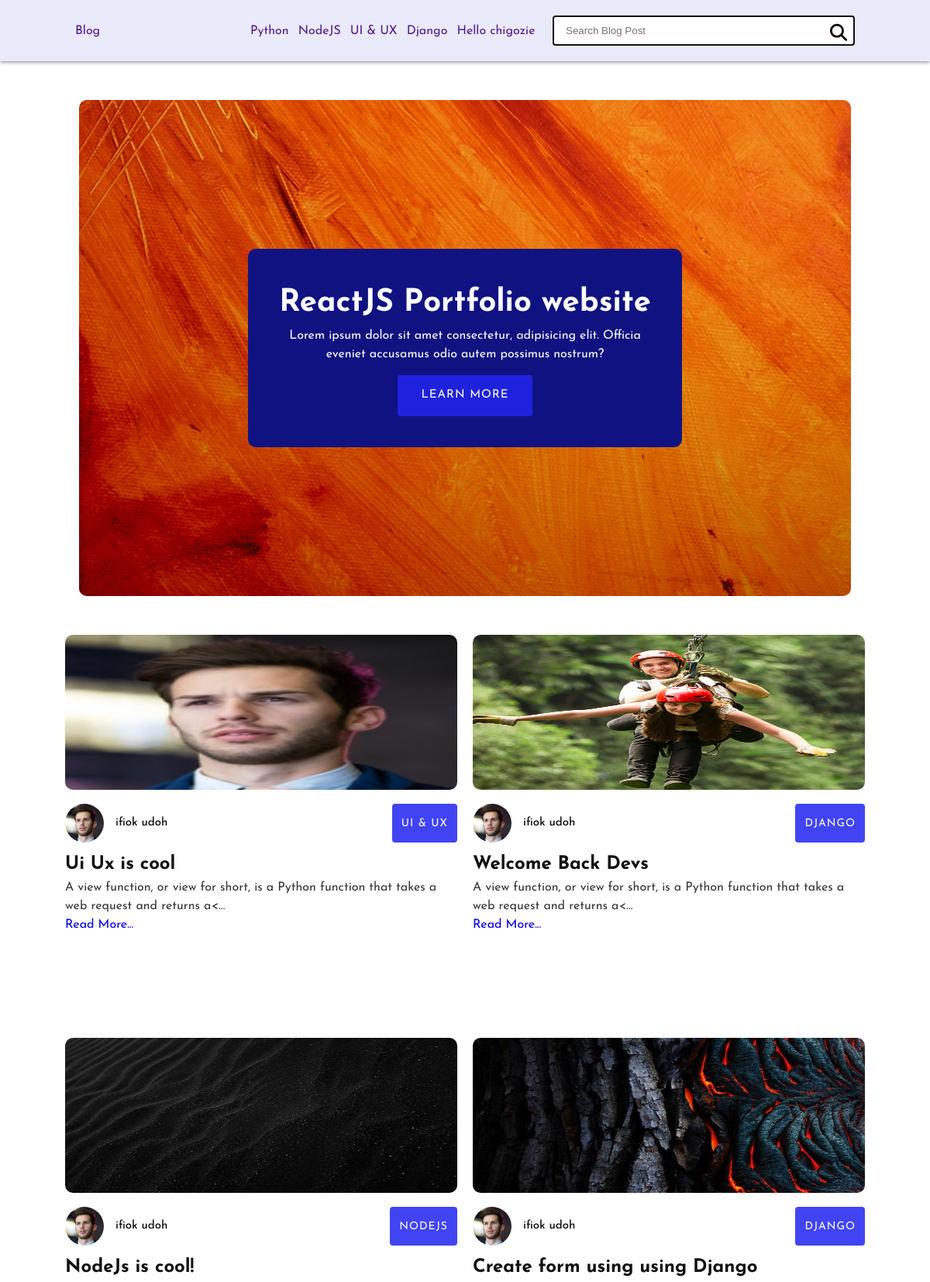
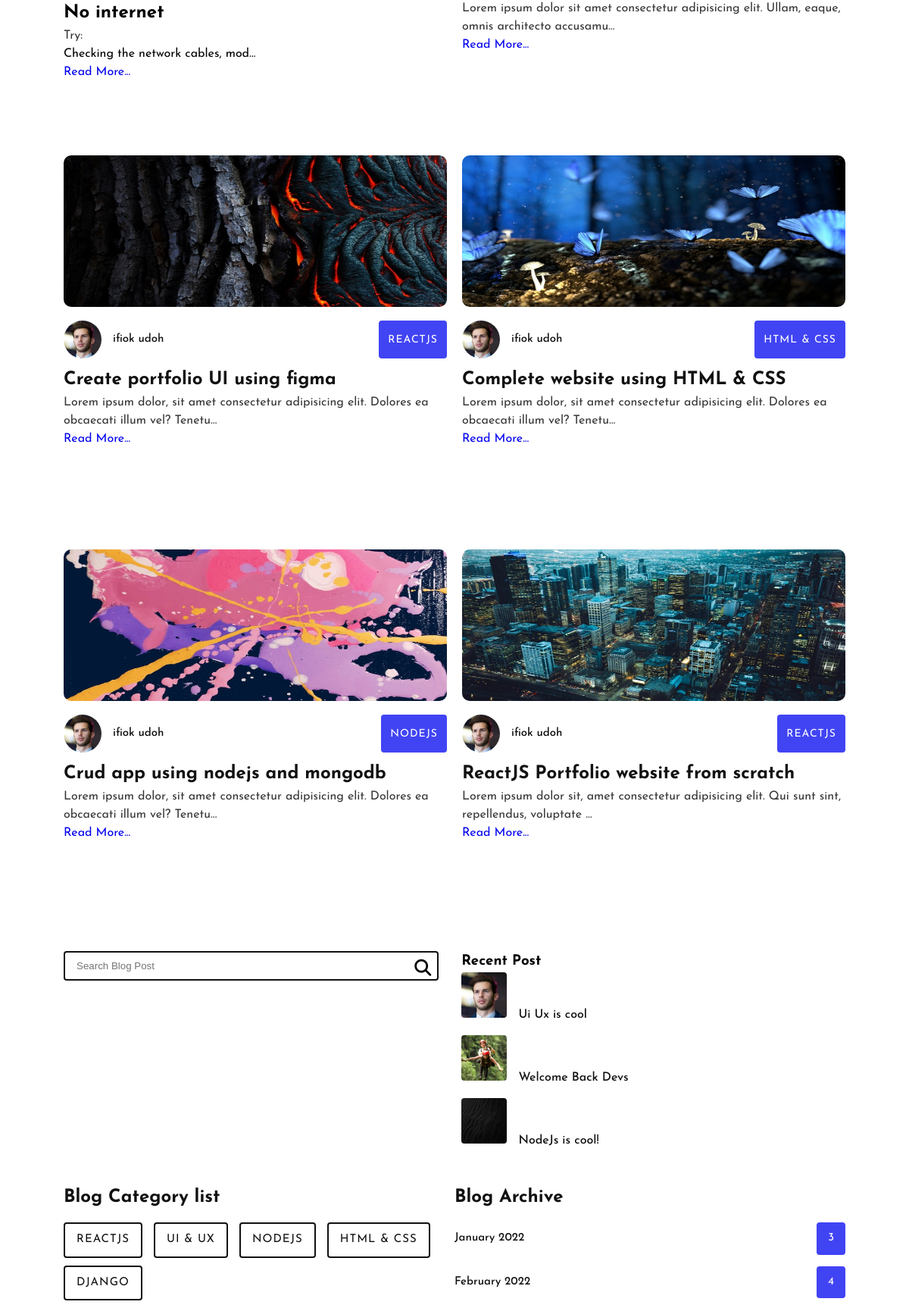
The page / (signed in, upper part) on the database its author committed (2 pictures, top to bottom).
### Blog/models.py (models this page shows, shortened)
class myuser(AbstractBaseUser, PermissionsMixin):
    email = models.EmailField(unique=True)
    first_name = models.CharField(max_length=40,blank=False)
    last_name = models.CharField(max_length=40,blank=False)
    date_joined = models.DateTimeField(auto_now_add=True)
    is_staff = models.BooleanField(default=False)
    is_active = models.BooleanField(default=True)
    USERNAME_FIELD = 'email'
    REQUIRED_FIELDS = ['first_name','last_name',]
    objects = CustomUserManager()
    def __str__(self):
        return f'{self.first_name} {self.last_name}'

class Post(models.Model):
    objects = models.Manager() # The default manager.
    published = PublishedManager() # Our custom manager.
    category = models.ForeignKey(Categories,on_delete=models.CASCADE,default='')
    STATUS_CHOICES = (
    ('draft', 'Draft'),
    ('published', 'Published'),
    )
    tags = TaggableManager()
    image = models.ImageField(upload_to='featured_image/%Y/%m/%d/',default = '')
    title = models.CharField(max_length=250)
    slug = models.SlugField(max_length=250, unique_for_date='publish')
    author = models.ForeignKey(BlogAuthor,on_delete=models.CASCADE,related_name='blog_posts')
    body= RichTextUploadingField()
    publish = models.DateTimeField(default=timezone.now)
    created = models.DateTimeField(auto_now_add=True)
    updated = models.DateTimeField(auto_now=True)
    status = models.CharField(max_length=10,choices=STATUS_CHOICES,default='draft')
    class Meta:
        ordering = ('-publish',)

class BlogAuthor(models.Model):
    user = models.OneToOneField(myuser, on_delete=models.CASCADE, blank=True, null=True)
    image = models.ImageField(upload_to="profile_pics/", blank=True, null=True)
    bio = models.TextField(blank=True, null=True)
    def __str__(self):
        return f'{self.user}'

class Categories(models.Model):
    title = models.CharField(max_length=100)
    def __str__(self):
        return f'{self.title}'

### Blog/views.py (the view)
# urls.py: path('',views.home,name='home'),
def home(request):
    posts = Post.objects.filter(status = 'published')
    recent_posts = posts[0:3]
    category = Categories.objects.all()
    return render(request,'Blog/home.html',{'posts':posts,'recent_posts':recent_posts,'category':category})

### Blog/templates/Blog/home.html (shortened to what this page needs)
{% extends 'Blog/index.html'%}
{% load static %}
{% block content %}
<section class="hero-section">
    <div class="mySlides fade">
        <div class="feature-text-wrapper">
            <div class="feature-text">
                <h2>ReactJS Portfolio website</h2>
                <p>Lorem ipsum dolor sit amet consectetur, adipisicing elit. Officia <br> eveniet accusamus odio autem possimus nostrum?</p>
                <a class="feature-post-btn" href="blog-details.html">Learn More</a>
            </div>
        </div>
    </div>
</section>
<section class="main-area-container">
    <div class="main-area-wrapper">
        <div class="blog-container">
            <div class="blog-container-wrapper">
                {% for data in posts %}
                    <div class="blog-card">
                        <img class="card-image" src="{{data.image.url}}" alt="">
                        <div class="blog-item">
                            <div class="blog-list-meta">
                                <a class="blog-author" href="#">
                                    <img src="{{data.author.image.url}}" alt="Blog Author">
                                    <span>{{data.author}}</span>
                                </a>
                                <a class="blog-category" href="#">{{data.category}}</a>
                            </div>
                            <div class="blog-text">
                                <h3>{{data.title}}</h3>
                                <p>{{ data.body|safe|truncatechars:100 }}</p>
                                <a class="blog-list-btn" href="{% url 'Post_Detail' data.id %}">Read More...</a>
                            </div>
                        </div>
                    </div>
                {% endfor %}
            </div>
        </div>
        <div class="blog-sidebar">
            <div class="sidebar-container-1">
                <div class="blog-search-sidebar">
                    <form action="{% url 'Search_Result' %}" method="POST">
                        <input name="query" type="search" placeholder="Search Blog Post" >
                        <button type="submit">
                            <i class="fa-solid fa-magnifying-glass"></i>
                        </button>
                    </form>
                </div>
                <div class="sidebar-widget recent-post">
                    <h3>Recent Post</h3>
                    {% for data in recent_posts %}
                        <div class="single-recent-post">
                            <a href="blog-details.html">
                                <img src="{{ data.image.url }}" alt="Recent Post">
                                <span>{{data.title}}</span>
                            </a>
                        </div>
                    {% endfor %}
                </div>
            </div>
            <div class="sidebar-container-2">
                <div class="blog-category-list">
                    <h3>Blog Category list</h3>
                    <ul>
                        {% for data in category %}
                        <li><a href="#">{{data.title}}</a></li>
                       {% endfor %}
                    </ul>
                </div>
                <div class="blog-archive-list">
                    <h3>Blog Archive</h3>
                    <ul>
                        <li>
                            <a href="#">
                                <span class="archive-date">January 2022</span>
                                <span class="archive-post-number">3</span>
                            </a>
                        </li>
                        <li>
                            <a href="#">
                                <span class="archive-date">February 2022</span>
                                <span class="archive-post-number">4</span>
                            </a>
                        </li>
                    </ul>
                </div>
            </div>
        </div>
    </div>
</section>
{% endblock %}

### Blog/templates/Blog/index.html (shortened to what this page needs)
{% load static %}
<!DOCTYPE html>
<html lang="en">
<head>
    <link rel="stylesheet" href="{% static 'css/index.css' %}">
    <link rel="stylesheet" href="https://cdnjs.cloudflare.com/ajax/libs/font-awesome/6.2.0/css/all.min.css" />
</head>
<body >
    <header class="header-area">
        <div class="container">
            <div class="logo">
                <a href="">Blog</a>
            </div>
            <div class="nav-block">
                <div class="navigation--item">
                   <a href="">Python</a>
                    <a href="">NodeJS</a>
                    <a href="">UI & UX</a>
                    <a href="">Django</a>
                    <a href="">Hello {{user.first_name}}</a>
                </div>
                <div class="blog-search">
                    <form action="{% url 'Search_Result' %}" method="POST">
                        <input name="query" type="search" placeholder="Search Blog Post" >
                        <button type="submit">
                            <i class="fa-solid fa-magnifying-glass"></i>
                        </button>
                    </form>
                </div>
            </div>
        </div>
    </header>
    {% block content %}
    {% endblock %}
</body>
</html>

### rows shown on the page
myuser: first_name "chigozie"
Post: image (picture), author.image (picture), author "ifiok udoh", category "UI & UX", title "Ui Ux is cool", body "A view function, or view for short, is a Python function that takes a web request and returns a<…"
Post: image (picture), author.image (picture), author "ifiok udoh", category "DJANGO", title "Welcome Back Devs", body "A view function, or view for short, is a Python function that takes a web request and returns a<…"
Post: image (picture), author.image (picture), author "ifiok udoh", category "NODEJS", title "NodeJs is cool!", body "No internet Try: Checking the network cables, mod…"
Post: image (picture), author.image (picture), author "ifiok udoh", category "DJANGO", title "Create form using using Django", body "Lorem ipsum dolor sit amet consectetur adipisicing elit. Ullam, eaque, omnis architecto accusamu…"
Post: image (picture), author.image (picture), author "ifiok udoh", category "REACTJS", title "Create portfolio UI using figma", body "Lorem ipsum dolor, sit amet consectetur adipisicing elit. Dolores ea obcaecati illum vel? Tenetu…"
Post: image (picture), author.image (picture), author "ifiok udoh", category "HTML & CSS", title "Complete website using HTML & CSS", body "Lorem ipsum dolor, sit amet consectetur adipisicing elit. Dolores ea obcaecati illum vel? Tenetu…"
Post: image (picture), author.image (picture), author "ifiok udoh", category "NODEJS", title "Crud app using nodejs and mongodb", body "Lorem ipsum dolor, sit amet consectetur adipisicing elit. Dolores ea obcaecati illum vel? Tenetu…"
Post: image (picture), author.image (picture), author "ifiok udoh", category "REACTJS", title "ReactJS Portfolio website from scratch", body "Lorem ipsum dolor sit, amet consectetur adipisicing elit. Qui sunt sint, repellendus, voluptate …"
Categories: title "REACTJS"
Categories: title "UI & UX"
Categories: title "NODEJS"
Categories: title "HTML & CSS"
Categories: title "DJANGO"
